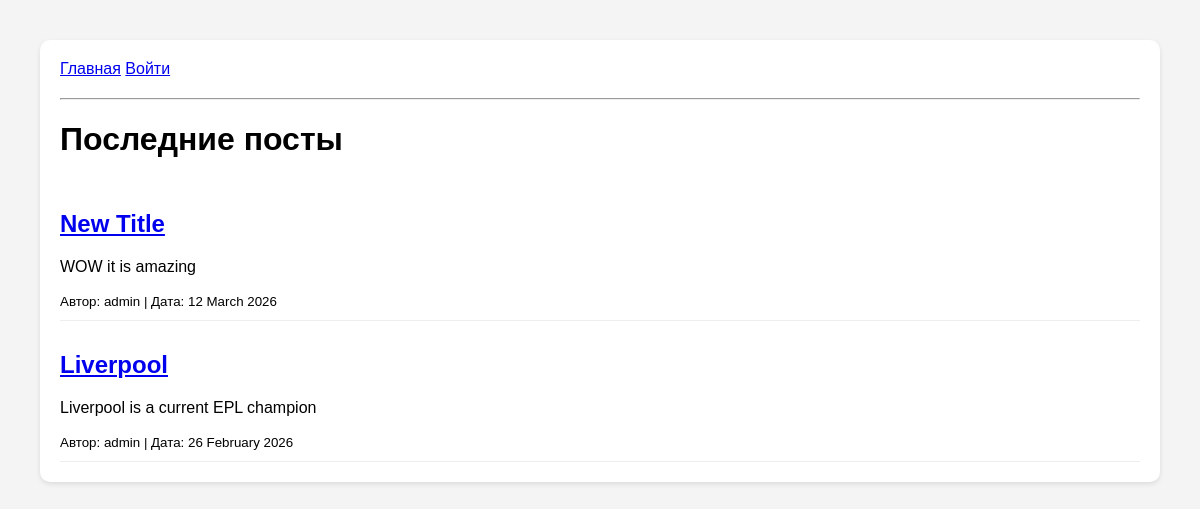
The page / on the database its author committed.
### posts/models.py (models this page shows, shortened)
class Post(models.Model):
    title = models.CharField(max_length=200)
    content = models.TextField()
    author = models.ForeignKey(User, on_delete=models.CASCADE)
    created_at = models.DateTimeField(auto_now_add=True)

### posts/views.py (the view)
# urls.py: path('', views.post_list, name='post_list'),
def post_list(request):
    posts = Post.objects.all().order_by('-created_at')
    return render(request, 'posts/post_list.html', {'posts': posts})

### templates/posts/post_list.html (shortened to what this page needs)
{% extends "posts/base.html" %}
{% block content %}
    <h1>Последние посты</h1>
    {% for post in posts %}
        <div class="post">
            <h2><a href="{% url 'post_detail' post.id %}">{{ post.title|title }}</a></h2>
            <p>{{ post.content|truncatewords:20|linebreaks }}</p>
            <small>
                Автор: {{ post.author.username|default:"Аноним" }} |
                Дата: {{ post.created_at|date:"d E Y" }}
            </small>
        </div>
    {% empty %}
        <p>Постов пока нет. Будьте первым!</p>
    {% endfor %}
{% endblock %}

### templates/posts/base.html (style rules this page uses)
body { font-family: sans-serif; margin: 40px; background: #f4f4f4; }
.post { border-bottom: 1px solid #eee; padding: 10px 0; }

### rows shown on the page
Post: title "New Title", content "WOW it is amazing", author.username "admin", created_at "12 March 2026"
Post: title "Liverpool", content "Liverpool is a current EPL champion", author.username "admin", created_at "26 February 2026"
